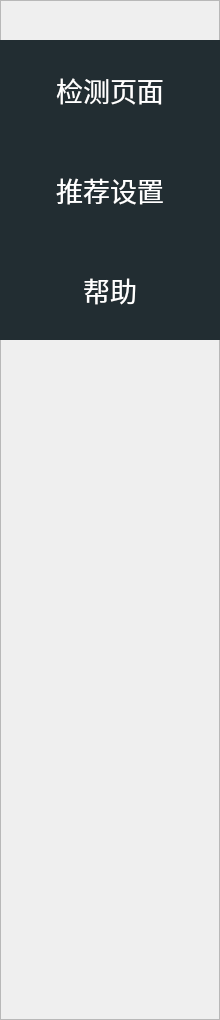
       <widget class="QFrame" name="frame">
        <property name="enabled">
         <bool>true</bool>
        </property>
        <property name="geometry">
         <rect>
          <x>0</x>
          <y>0</y>
          <width>220</width>
          <height>1020</height>
         </rect>
        </property>
        <property name="sizePolicy">
         <sizepolicy hsizetype="Fixed" vsizetype="Fixed">
          <horstretch>0</horstretch>
          <verstretch>0</verstretch>
         </sizepolicy>
        </property>
        <property name="minimumSize">
         <size>
          <width>220</width>
          <height>1020</height>
         </size>
        </property>
        <property name="styleSheet">
         <string notr="true">#frame {
	background-color:#222D32
}
/*按钮普通态*/
QPushButton
{
    /*字体为微软雅黑*/
    font-family:Microsoft Yahei;
    /*字体大小为20点*/
    font-size:20pt;
    /*字体颜色为白色*/    
    color:white;
    /*背景颜色*/  
    background-color:#222D32;
    /*边框圆角半径为22像素*/ 
    border-radius:0px;
}

/*按钮停留态*/
QPushButton:hover
{
    /*背景颜色*/  
    background-color:#3E484D;
}

/*按钮按下态*/
QPushButton:pressed
{
    /*背景颜色*/  
    background-color:#3E484D;
    /*左内边距为3像素，让按下时字向右移动3像素*/  
    padding-left:3px;
    /*上内边距为3像素，让按下时字向下移动3像素*/  
    padding-top:3px;
}</string>
        </property>
        <property name="frameShape">
         <enum>QFrame::StyledPanel</enum>
        </property>
        <property name="frameShadow">
         <enum>QFrame::Raised</enum>
        </property>
        <widget class="QPushButton" name="butmain">
         <property name="geometry">
          <rect>
           <x>0</x>
           <y>40</y>
           <width>220</width>
           <height>100</height>
          </rect>
         </property>
         <property name="styleSheet">
          <string notr="true"/>
         </property>
         <property name="text">
          <string>检测页面</string>
         </property>
        </widget>
        <widget class="QPushButton" name="buthelp">
         <property name="geometry">
          <rect>
           <x>0</x>
           <y>240</y>
           <width>220</width>
           <height>100</height>
          </rect>
         </property>
         <property name="text">
          <string>帮助</string>
         </property>
        </widget>
        <widget class="QPushButton" name="buthelp_2">
         <property name="geometry">
          <rect>
           <x>0</x>
           <y>140</y>
           <width>220</width>
           <height>100</height>
          </rect>
         </property>
         <property name="text">
          <string>推荐设置</string>
         </property>
        </widget>
       </widget>
